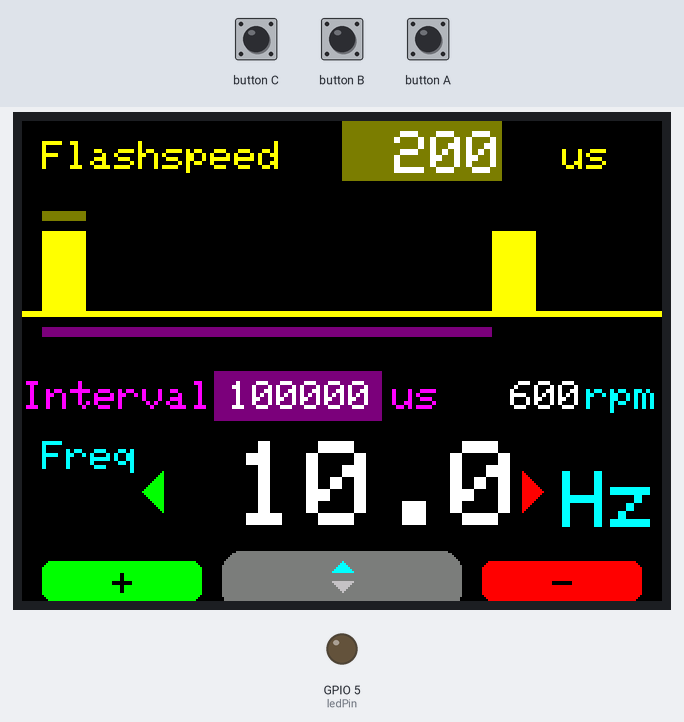
This sketch was run on a simulated ESP32. Parts: 320×240 colour display, output pins drawn as LEDs (lit = HIGH). The inputs (shaded band) are chosen by the test bench. What the sketch prints to the serial monitor is not drawn.

Above: at 1.4 s.
1.5 s: button B pressed for 0.15 s
At 2.8 s:
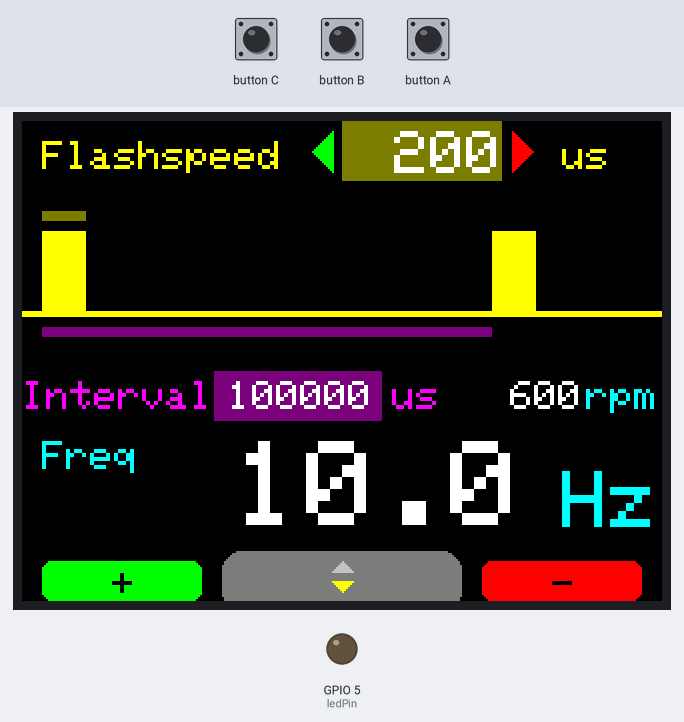
3.1 s: button B pressed for 1 s
At 4.7 s:
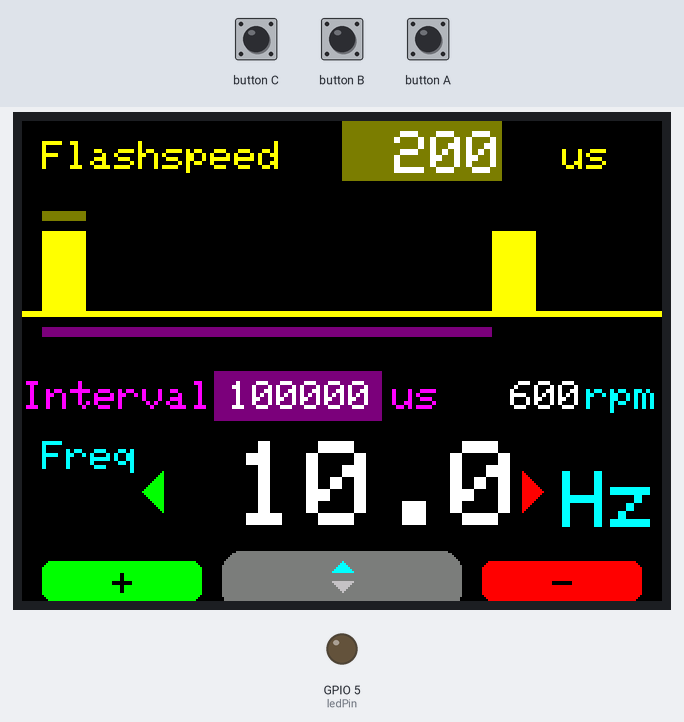
5.6 s: button C pressed for 3.2 s
At 9.3 s:
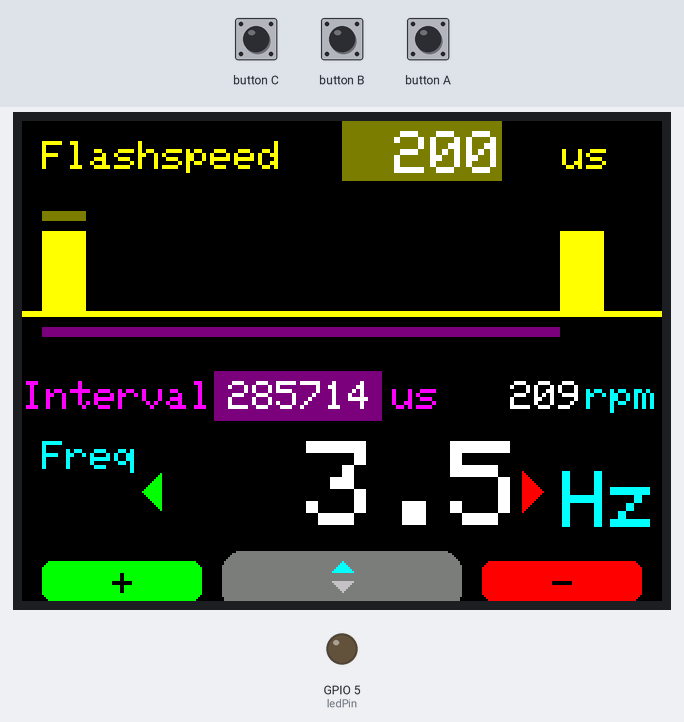
10.3 s: button C pressed for 0.15 s
At 11.6 s:
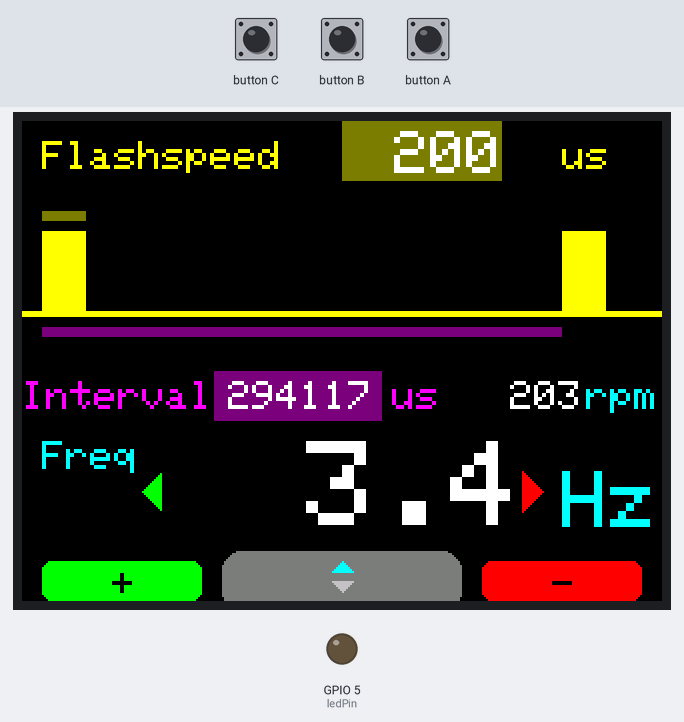
11.9 s: button A pressed for 3.2 s
At 16.3 s:
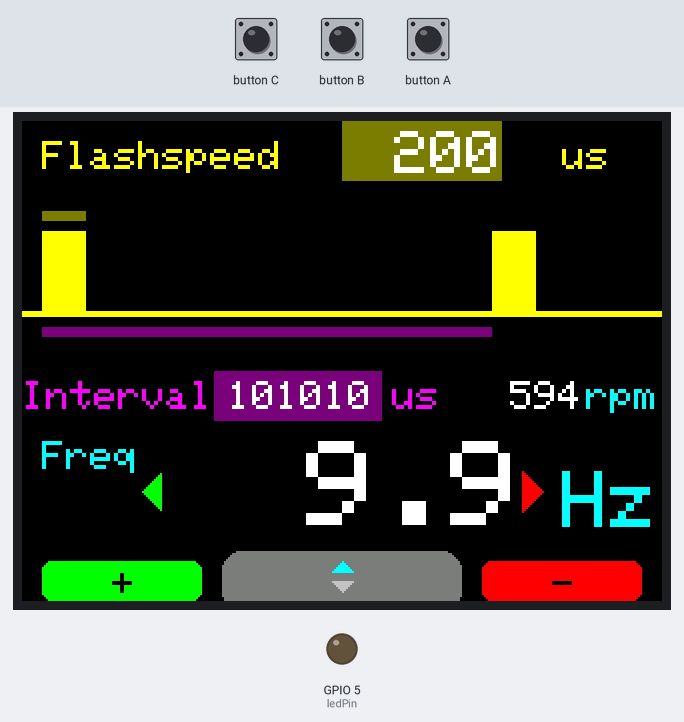
16.6 s: button A pressed for 0.15 s
At 17.7 s:
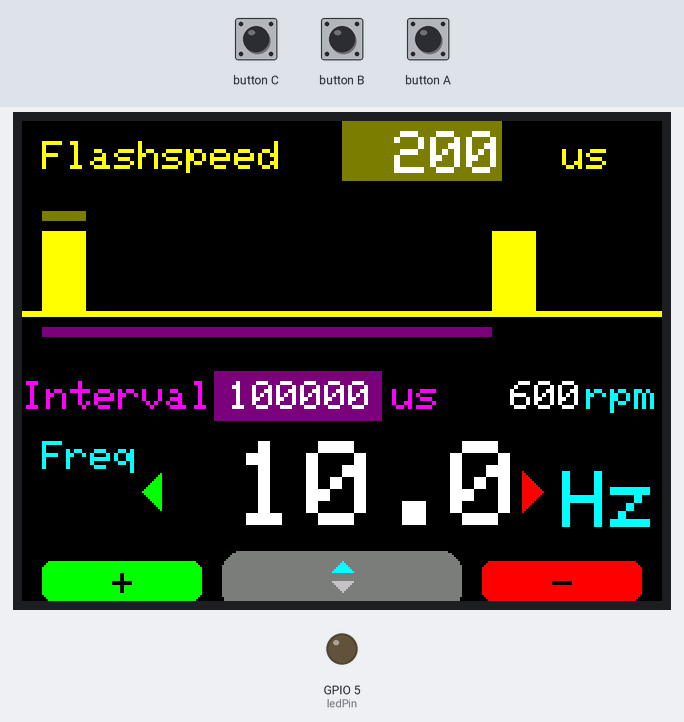
Timing chart, 0 to 19.2 s (numbered marks = the images above; inputs shaded):
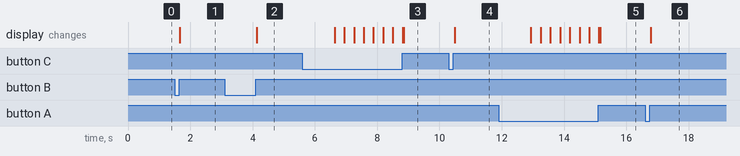

Measured:
- after the input at 1.5 s, the display: changes after 0.16 s (image 1)
- after the input at 3.1 s, the display: changes after 1.0 s (image 2)
- after the input at 5.6 s, the display: first changes after 1.0 s (image 3 shows a later state)
- after the input at 10.3 s, the display: changes after 0.19 s (image 4)
- after the input at 11.9 s, the display: first changes after 1.0 s (image 5 shows a later state)
- after the input at 16.6 s, the display: changes after 0.19 s (image 6)

The sketch:

M5Stack-Strobe-Controller.ino
```cpp
/*
*****************************************************************************
* Built for M5Stack Core
*****************************************************************************
*/
// @formatter:off
#include <M5Stack.h>
#include "utility.h"
#include <math.h>

int ledPin = 5;

const char MODE_SET_INTERVAL = 0;
const char MODE_SET_FLASHTIME = 1;
const char MODE_SET_FREQ = 2;
char mode = MODE_SET_FREQ;

float freq = 10.0;
float maxFreq = 1000.0;
float minFreq = 1.0;
String strFreq = floatToString(freq);

uint64_t interval = freqToInterval(freq);
String strInterval = uint64ToString(interval);

float rpm = freq * 60;
String strRpm = floatToString(rpm);

int flashtime = 200; // in micro-second (us). 0.2ms means 1/500 duty-cycle at 10Hz (100ms)
int maxFlashtime = interval;
int minFlashtime = 5;
String strFlashtime = String(flashtime);

/*

                        1                   2                   3
    0 1 2 3 4 5 6 7 8 9 0 1 2 3 4 5 6 7 8 9 0 1 2 3 4 5 6 7 8 9 0 1 2
   ┌────────────────────────────────────────────────────────────────┐-> [X]
  0│                                                                │
  1│      ┌                                      ┐                  │ (freqX, freqY)
  2│         11    0000   0000   0000      0000                     │  (freqX2, freqY2)
  3│     ◄    1    0  0   0  0   0  0      0  0   ►   ┌             │     (freqUnitX, freqUnitY)
  4│         111   0000   0000   0000  **  0000          H z        │
  5│                                             ┘             ┘    │
  6│  ┌            ┌                      │  ┌                      │ (intvlTitleX, intvlTitleY)
  7│    Interval     1  0  0  0  ┌        │    1  0  0  0  ┌        │ (intvlX, intvlY)
  8│             ┘              ┘  u s ┘  │               ┘  rpm ┘  │ (intvlUnitX, intvlUnitY)
  9│                                                                │ (rpmX, rpmY) (rpmUnitX, rpmUnitY)
 10│ |<==========================================================>| │
 11│ ┌─────────────┐                                              ┌─┤ (graphTopY)
 12│ │             │                                              │ │ (graphRiseX1) (graphRiseX2)
 13│ │             │                                              │ │
 14│ │             │                                              │ │
 15├─┘             └──────────────────────────────────────────────┘ │ (graphBaseY)
 16│ |<----------->|                                              : │
 17│                                                                │ (flashTitleX, flashTitleY)
 18│ ┌                          ┌                                   │ (flashX, flashY)
 19│   Flash speed            ◄     1 /  1  0  0     ►   ┌          │  (flashX2, flashY2)
 20│                     ┘                         ┘       u s ┘    │ (flashUnitX, flashUnitY)
 21│                       ┌──────────────────┐                     │
 22│  ┌───────────────┐    │         ▲        │   ┌───────────────┐ │
 23│  │    ◄  +       │    │         ▼        │   │       -   ►   │ │
 24└──┴───────────────┴────┴──────────────────┴───┴───────────────┴─┘
   |  (10,220)             (100,215)             (230,220)
   V            (90,240)               (220,240)           (310,240)
  [Y]
*/

int fX = 0;                 int fY = 160; // base
int freqTitleX = 10 + fX;   int freqTitleY = 0 + fY;
int freqX = 70 + fX;        int freqY = 0 + fY;
int freqX2 = 250 + fX;      int freqY2 = 50 + fY;
int freqUnitX = 270 + fX;   int freqUnitY = 15 + fY;

int iX = 0;                 int iY = 130;
int intvlTitleX = 0 + iX;   int intvlTitleY = 0 + iY;
int intvlX = 91 + iX;       int intvlY = 0 + iY;
int intvlX2 = 175 + iX;     int intvlY2 = 25 + iY;
int intvlUnitX = 185 + iX;  int intvlUnitY = 0 + iY;
int rpmX = 210 + iX;        int rpmY = 0 + iY;
int rpmX2 = 280 + iX;       int rpmY2 = 25 + iY;
int rpmUnitX = 282 + iX;    int rpmUnitY = 0 + iY;

int gX = 0;                 int gY = 55; // base
int graphTopY = 0 + gY;     int graphBaseY = 40 + gY;
int graphRiseX1 = 10;       int graphRiseX2 = 310;

int sX = 10;                int sY = 10; // base
int flashTitleX = 0 + sX;   int flashTitleY = 0 + sY;
int flashX = 150 + sX;      int flashY = -5 + sY;
int flashX2 = 230 + sX;     int flashY2 = 15 + sY;
int flashUnitX = 260 + sX;  int flashUnitY = sY;

int w = 0;

volatile int interruptintervaler;
int totalInterruptintervaler;

hw_timer_t * timer = NULL;
portMUX_TYPE timerMux = portMUX_INITIALIZER_UNLOCKED;

void IRAM_ATTR onTimer() {
  portENTER_CRITICAL_ISR(&timerMux);
  interruptintervaler++;
  portEXIT_CRITICAL_ISR(&timerMux);

}

void updateTimer(){
  timerAlarmDisable(timer);
  timer = timerBegin(0, 80, true);
  timerAttachInterrupt(timer, &onTimer, true);
  timerAlarmWrite(timer, interval, true);
  timerAlarmEnable(timer);
}

void drawFreqFrame() {
  M5.Lcd.setTextColor(CYAN);
  M5.Lcd.setTextSize(2);
  M5.Lcd.setCursor(freqTitleX, freqTitleY);
  M5.Lcd.println("Freq");

  M5.Lcd.setTextColor(CYAN);
  M5.Lcd.setTextSize(4);
  M5.Lcd.setCursor(freqUnitX, freqUnitY);
  M5.Lcd.println("Hz");

  //M5.Lcd.fillRect(0, intvlTitleY-5, rpmX-intvlTitleX, intvlY2-intvlY,  PURPLE);
  M5.Lcd.setTextColor(PINK);
  M5.Lcd.setTextSize(2);
  M5.Lcd.setCursor(intvlTitleX, intvlTitleY);
  M5.Lcd.println("Interval");
  M5.Lcd.setTextSize(2);
  M5.Lcd.setCursor(intvlUnitX, intvlUnitY);
  M5.Lcd.println("us");

  M5.Lcd.setTextColor(CYAN);
  M5.Lcd.setTextSize(2);
  M5.Lcd.setCursor(rpmUnitX, rpmUnitY);
  M5.Lcd.println("rpm");
}

void drawFreq() {
  M5.Lcd.fillRect(freqX, freqY, freqX2-freqX, freqY2-freqY,  BLACK);
  M5.Lcd.setTextColor(WHITE);
  M5.Lcd.setTextSize(6);
  w = M5.Lcd.textWidth(strFreq);
  M5.Lcd.setCursor(freqX2 - w, freqY);
  M5.Lcd.println(strFreq);

  M5.Lcd.fillRect(intvlX+5, intvlY-5, intvlX2-intvlX, intvlY2-intvlY,  PURPLE);
  M5.Lcd.setTextSize(2);
  w = M5.Lcd.textWidth(strInterval);
  M5.Lcd.setCursor(intvlX2-w, intvlY);
  M5.Lcd.println(strInterval);

  M5.Lcd.fillRect(rpmX, rpmY, rpmX2-rpmX, rpmY2-rpmY,  BLACK);
  M5.Lcd.setTextSize(2);
  w = M5.Lcd.textWidth(strRpm);
  M5.Lcd.setCursor(rpmX2-w, rpmY);
  M5.Lcd.println(strRpm);
}

void drawGraphFrame(){
  M5.Lcd.fillRect(0,graphBaseY, 320, 3,  YELLOW);
}

void drawGraph(){
  M5.Lcd.fillRect(0,graphTopY, 320, graphBaseY-graphTopY,  BLACK);
  int graphIntervalPx = usToLogPx(interval);
  int graphFlashPx = usToLogPx(flashtime);
  Serial.print(graphFlashPx);
  if (graphFlashPx == graphIntervalPx) { graphFlashPx--; }
  Serial.print(" --> ");
  Serial.println(graphFlashPx);
  for(int x=graphRiseX1; x<320; x+=graphIntervalPx){
    M5.Lcd.fillRect(x,graphTopY, graphFlashPx, graphBaseY-graphTopY,  YELLOW);
  }
  M5.Lcd.fillRect(graphRiseX1,graphTopY-10, 320, 5,  BLACK);
  M5.Lcd.fillRect(graphRiseX1,graphTopY-10, graphFlashPx, 5,  OLIVE);
  M5.Lcd.fillRect(graphRiseX1,graphBaseY+8, 320, 5,  BLACK);
  M5.Lcd.fillRect(graphRiseX1,graphBaseY+8, graphIntervalPx, 5,  PURPLE);
}

void drawFlashtimeFrame(){
  M5.Lcd.setTextColor(YELLOW);
  M5.Lcd.setTextSize(2);
  M5.Lcd.setCursor(flashTitleX, flashTitleY);
  M5.Lcd.println("Flashspeed");

  M5.Lcd.setTextSize(2);
  M5.Lcd.setCursor(flashUnitX, flashUnitY);
  M5.Lcd.println("us");
}

void drawFlashtime(){
  M5.Lcd.fillRect(flashX, flashY-5, flashX2-flashX, flashY2-flashY+10,  OLIVE);
  M5.Lcd.setTextColor(WHITE);
  M5.Lcd.setTextSize(3);
  w = M5.Lcd.textWidth(strFlashtime);
  M5.Lcd.setCursor(flashX2-w, flashY);
  M5.Lcd.println(strFlashtime);
}

void drawFooter(){
  M5.Lcd.fillRoundRect( 10,220,  80,20,   5,   GREEN);
  M5.Lcd.fillRoundRect(230,220,  80,20,   5,   RED);
  M5.Lcd.setTextSize(2);
  M5.Lcd.setTextColor(BLACK);
  M5.Lcd.setCursor(45,224);
  M5.Lcd.println("+");
  M5.Lcd.setTextColor(BLACK);
  M5.Lcd.setCursor(265,224);
  M5.Lcd.println("-");

  int x, y;
  if(mode == MODE_SET_FREQ){
    M5.Lcd.fillRoundRect(100,215, 120,30,  10,   DARKGREY);
    M5.Lcd.fillTriangle(160, 220, 155, 225, 165, 225,  CYAN);
    M5.Lcd.fillTriangle(160, 235, 155, 230, 165, 230, LIGHTGREY);
    x = freqX -10;
    y = (freqY2 + freqY) / 2;
    M5.Lcd.fillTriangle(x, y, x+10, y-10, x+10, y+10, GREEN);
    x = freqX2 + 10;
    M5.Lcd.fillTriangle(x, y, x-10, y-10, x-10, y+10, RED);
    x = flashX -15;
    y = (flashY2 + flashY) / 2;
    M5.Lcd.fillTriangle(x, y, x+10, y-10, x+10, y+10, BLACK);
    x = flashX2 + 15;
    M5.Lcd.fillTriangle(x, y, x-10, y-10, x-10, y+10, BLACK);
  }else if(mode == MODE_SET_FLASHTIME){
    M5.Lcd.fillRoundRect(100,215, 120,30,  10,   DARKGREY);
    M5.Lcd.fillTriangle(160, 220, 155, 225, 165, 225, LIGHTGREY);
    M5.Lcd.fillTriangle(160, 235, 155, 230, 165, 230, YELLOW);
    x = freqX -10;
    y = (freqY2 + freqY) / 2;
    M5.Lcd.fillTriangle(x, y, x+10, y-10, x+10, y+10, BLACK);
    x = freqX2 + 10;
    M5.Lcd.fillTriangle(x, y, x-10, y-10, x-10, y+10, BLACK);
    x = flashX -15;
    y = (flashY2 + flashY) / 2;
    M5.Lcd.fillTriangle(x, y, x+10, y-10, x+10, y+10, GREEN);
    x = flashX2 + 15;
    M5.Lcd.fillTriangle(x, y, x-10, y-10, x-10, y+10, RED);
  }
}

void switch_mode(){
  Serial.println("### swtich_mode()");
  if(mode == MODE_SET_FREQ){
    mode = MODE_SET_FLASHTIME;
    drawFlashtimeFrame();
    drawFlashtime();
  }else if(mode == MODE_SET_FLASHTIME){
    mode = MODE_SET_FREQ;
    Serial.println("---> MODE_SET_FREQ");
    drawFreqFrame();
    drawFreq();
  }
  drawFooter();
}

void updateFreqValues(){
  strFreq = floatToString(freq);

  interval = freqToInterval(freq);
  strInterval = uint64ToString(interval);
  Serial.println(strInterval);

  rpm = freq * 60;
  strRpm = uint64ToString(floatToUint64(rpm));
}

void updateFlashValues(){
  strFlashtime = String(flashtime);
  Serial.println(strFlashtime);
}

/* After M5Core is started or reset
  the program in the setUp () function will be run, and this part will only be run once.*/
void setup() {
  Serial.begin(115200);
  pinMode(ledPin, OUTPUT);

  M5.begin();  //Init M5Core.
  M5.Power.begin(); //Init Power module.

  drawFreqFrame();
  drawFreq();
  drawGraphFrame();
  drawGraph();
  drawFlashtimeFrame();
  drawFlashtime();

  drawFooter();

  timer = timerBegin(0, 80, true);
  timerAttachInterrupt(timer, &onTimer, true);
  timerAlarmWrite(timer, interval, true);
  timerAlarmEnable(timer);
}

/* After the program in setup() runs, it runs the program in loop()
The loop() function is an infinite loop in which the program runs repeatedly*/
void loop() {

  if (interruptintervaler > 0) {

    portENTER_CRITICAL(&timerMux);
    interruptintervaler--;
    portEXIT_CRITICAL(&timerMux);

    totalInterruptintervaler++;

    digitalWrite(ledPin, HIGH);
    delayMicroseconds(flashtime);
    digitalWrite(ledPin, LOW);

    // Serial.print("Interrupt: ");
    // Serial.println(totalInterruptintervaler);

  }

  M5.update(); //Read the press state of the key.

  switch(mode){

  case MODE_SET_FLASHTIME:
    if (M5.BtnB.wasReleased()){
      switch_mode();
    }else if (M5.BtnA.wasReleased() || M5.BtnA.pressedFor(1000, 10)) {
      flashtime++;
      if(flashtime >= interval){
        flashtime = interval;
      }
      updateFlashValues();
      updateTimer();
      drawFlashtime();
      drawGraph();
    } else if (M5.BtnC.wasReleased() || M5.BtnC.pressedFor(1000, 10)) {
      flashtime--;
      if(flashtime <= minFlashtime){
        flashtime = minFlashtime;
      }
      updateFlashValues();
      updateTimer();
      drawFlashtime();
      drawGraph();
    }
    break;

  case MODE_SET_FREQ:
    if (M5.BtnB.wasReleased()){
      switch_mode();
    }else if (M5.BtnA.wasReleased() || M5.BtnA.pressedFor(1000, 10)) {
      if (freq > 100) {
        freq += 1;
      }else{
        freq += 0.1;
      }
      if(freq >= maxFreq){
        freq = maxFreq;
      }
      updateFreqValues();
      updateTimer();
      drawFreq();
      drawGraph();
    } else if (M5.BtnC.wasReleased() || M5.BtnC.pressedFor(1000, 10)) {
      if (freq > 100){
        freq -= 1;
      }else{
        freq -= 0.1;
      }
      if(freq <= minFreq){
        freq = minFreq;
      }
      updateFreqValues();
      updateTimer();
      drawFreq();
      drawGraph();
    }
    break;
  }
}
```

utility.h
```cpp
#include <math.h>

String uint64ToString(uint64_t input) {
  String result = "";
  uint8_t base = 10;

  do {
    char c = input % base;
    input /= base;

    if (c < 10)
      c +='0';
    else
      c += 'A' - 10;
    result = c + result;
  } while (input);
  return result;
}

uint64_t floatToUint64(float f) {
    return (uint64_t) f;
}

uint64_t freqToInterval(float freq) {
    uint64_t interval = floatToUint64(1000000.0 / freq);
    return interval;
}

String floatToString(float f){
  String result = "";
  if (f >= 100){
    result = String(f, 0);
  }else{
    result = String(f, 1);
  }
  return result;
}

int usToLogPx(float f){
  int i = 3;
  i = (int)(( log10(f) - 2 ) * 75);
  if (i <= 0) { i=1; }
  return i;
}
```
